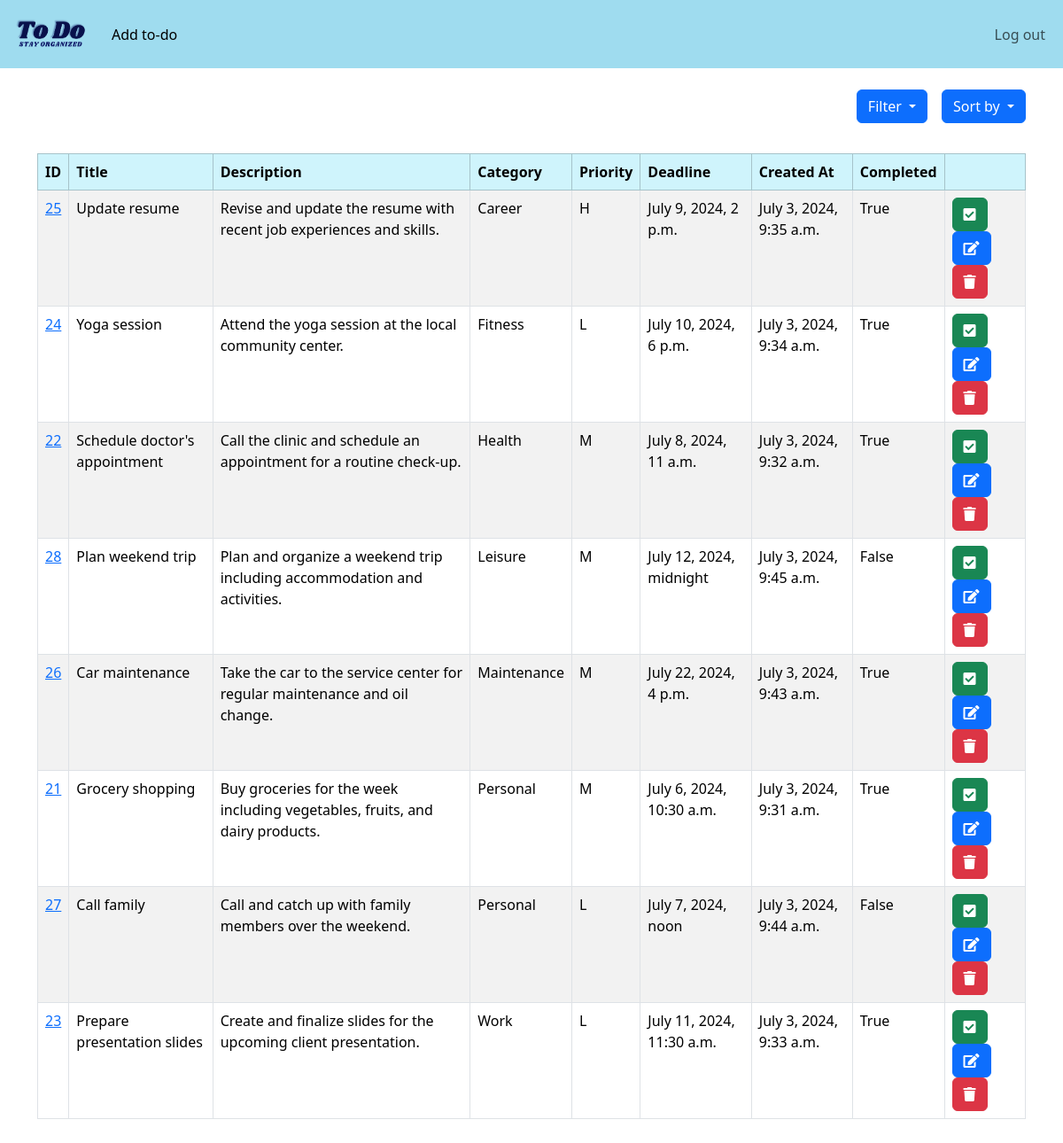
Page /sort_tasks/category/ (signed in) on the committed database.
### website/models.py (models this page shows, shortened)
class Task(models.Model):
    PRIORITY_CHOICES = [
        ('L', 'Low'),
        ('M', 'Medium'),
        ('H', 'High'),
    ]
    user = models.ForeignKey(User, on_delete=models.CASCADE)
    created_at = models.DateTimeField(auto_now_add=True)
    title = models.CharField(max_length=100)
    description = models.TextField()
    category = models.CharField(max_length=50, blank=True, null=True)
    deadline = models.DateTimeField(blank=True, null=True)
    priority = models.CharField(max_length=1, choices=PRIORITY_CHOICES, default='M')
    completed = models.BooleanField(default=False)

### website/views.py (the view)
# urls.py: path('sort_tasks/<str:sort_by>/', views.sort_tasks, name ='sorted_task'),
def sort_tasks(request, sort_by):
    if request.user.is_authenticated:
        tasks = Task.objects.filter(user=request.user).order_by(sort_by)
        return render(request, 'home.html', {'tasks': tasks})
    else:
        messages.success(request, "You must be logged in! Log in and try again...")
        return redirect('home')

### website/templates/home.html (shortened to what this page needs)
{% extends 'base.html' %}
{% block content %}
<div class="dropdown float-end">
  <button class="btn btn-primary dropdown-toggle" type="button" data-bs-toggle="dropdown" aria-expanded="false">
   Sort by
  </button>
</div>
<div class="dropdown float-end me-3">
  <button class="btn btn-primary dropdown-toggle" type="button" data-bs-toggle="dropdown" aria-expanded="false">
   Filter
  </button>
</div>
<br/>
<br/>
<br/>
<table class="table table-striped table-hover table-bordered" >
  <thead class="table-info">
    <tr>
      <th scope="col">ID</th>
      <th scope="col">Title</th>
      <th scope="col">Description</th>
      <th scope="col">Category</th>
      <th scope="col">Priority</th>
      <th scope="col">Deadline</th>
      <th scope="col">Created At</th>
      <th scope="col">Completed</th>
      <th scope="col"></th>
    </tr>
  </thead>
  <tbody>
    {% if tasks %}
      {% for task in tasks %}
        <tr>
          <td><a href = "{% url 'task' task.id %}">{{ task.id }}</a></td>
          <td>{{ task.title }}</td>
          <td>{{ task.description }}</td>
          <td>{{ task.category }}</td>
          <td>{{ task.priority }}</td>
          <td>{{ task.deadline }}</td>
          <td>{{ task.created_at }}</td>
          <td>{{ task.completed }}</td>
          <td>
            <a href="{% url 'complete_task' task.id %}" class="btn btn-success"><i class="fas fa-check-square"></i></a>
            <a href="{% url 'edit_task' task.id %}" class="btn btn-primary"><i class="fas fa-edit"></i></a>
            <a href="{% url 'delete_task' task.id %}" class="btn btn-danger"><i class="fas fa-trash"></i></a>
          </td>
        </tr>
      {% endfor %}
    {% else %}
      <tr>
        <td colspan="7">No tasks found.</td>
      </tr>
    {% endif %}
  </tbody>
</table>
<br/>
<br/>
<br/>
{% endblock %}

### rows in the picture
Task: id "25", title "Update resume", description "Revise and update the resume with recent job experiences and skills.", category "Career", priority "H", deadline "July 9, 2024, 2 p.m.", created_at "July 3, 2024, 9:35 a.m.", completed "True"
Task: id "24", title "Yoga session", description "Attend the yoga session at the local community center.", category "Fitness", priority "L", deadline "July 10, 2024, 6 p.m.", created_at "July 3, 2024, 9:34 a.m.", completed "True"
Task: id "22", title "Schedule doctor's appointment", description "Call the clinic and schedule an appointment for a routine check-up.", category "Health", priority "M", deadline "July 8, 2024, 11 a.m.", created_at "July 3, 2024, 9:32 a.m.", completed "True"
Task: id "28", title "Plan weekend trip", description "Plan and organize a weekend trip including accommodation and activities.", category "Leisure", priority "M", deadline "July 12, 2024, midnight", created_at "July 3, 2024, 9:45 a.m.", completed "False"
Task: id "26", title "Car maintenance", description "Take the car to the service center for regular maintenance and oil change.", category "Maintenance", priority "M", deadline "July 22, 2024, 4 p.m.", created_at "July 3, 2024, 9:43 a.m.", completed "True"
Task: id "21", title "Grocery shopping", description "Buy groceries for the week including vegetables, fruits, and dairy products.", category "Personal", priority "M", deadline "July 6, 2024, 10:30 a.m.", created_at "July 3, 2024, 9:31 a.m.", completed "True"
Task: id "27", title "Call family", description "Call and catch up with family members over the weekend.", category "Personal", priority "L", deadline "July 7, 2024, noon", created_at "July 3, 2024, 9:44 a.m.", completed "False"
Task: id "23", title "Prepare presentation slides", description "Create and finalize slides for the upcoming client presentation.", category "Work", priority "L", deadline "July 11, 2024, 11:30 a.m.", created_at "July 3, 2024, 9:33 a.m.", completed "True"
